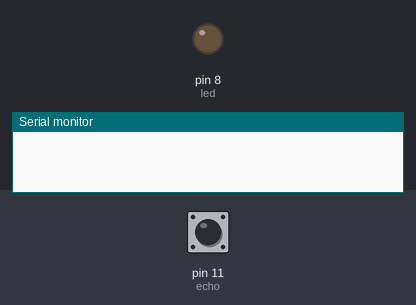
Bench run of a sketch on a simulated Arduino Uno, built with avr-gcc and run on an emulated ATmega328P. Shown: output pins drawn as LEDs (lit = HIGH), the last lines printed to the serial monitor. The test bench sets the inputs (shaded band); at power-on: pin 11 (echo) LOW. Pins used as bus, display or sensor lines are not drawn.

Above: at 1.2 s.
1.3 s: pin 11 (echo) pulsed HIGH 5 times (0.12 s each, 0.3 s apart)
At 3.0 s:
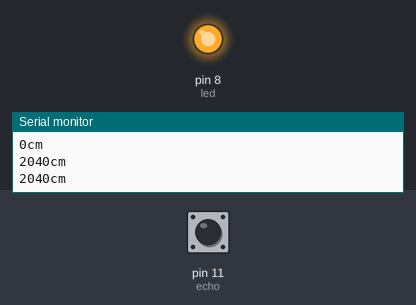
Timing chart, 0 to 5.6 s (numbered marks = the images above; inputs shaded):
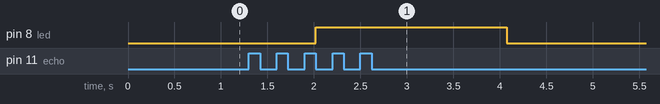

The sketch:

utrrasonic-sensor.ino
```cpp
int echo = 11;
int trig = 12;
long duration;
int distance;
int led = 8;
int distance_threshold = 50;
void setup() {
  // put your setup code here, to run once:
//VCC TO 5V
//TRIG TO PIN NUMBER
//ECHO TO PIN NUMBER

pinMode(trig, OUTPUT);
pinMode(echo, INPUT);
pinMode(led, OUTPUT);
Serial.begin(9600);

}

void loop() {
  // put your main code here, to run repeatedly:
  digitalWrite(trig,LOW);
  delay(200);

  digitalWrite(trig,HIGH);
  delay(100);

  digitalWrite(trig,LOW);

  duration = pulseIn  (echo,HIGH);
  distance = duration*0.034/2;

  if(distance >= distance_threshold ){
    digitalWrite(trig,HIGH);
  }
  else{
    digitalWrite(trig,LOW);
  }

 Serial.print(distance);
 Serial.println("cm");
 if(distance >= distance_threshold ){
    digitalWrite(led,HIGH);
  }
  else{
    digitalWrite(led,LOW);
  }

 delay(150);


}
```

Measured:
- after the input at 1.3 s, pin 8 (led): LOW → HIGH after 0.72 s, → LOW 2.1 s later
